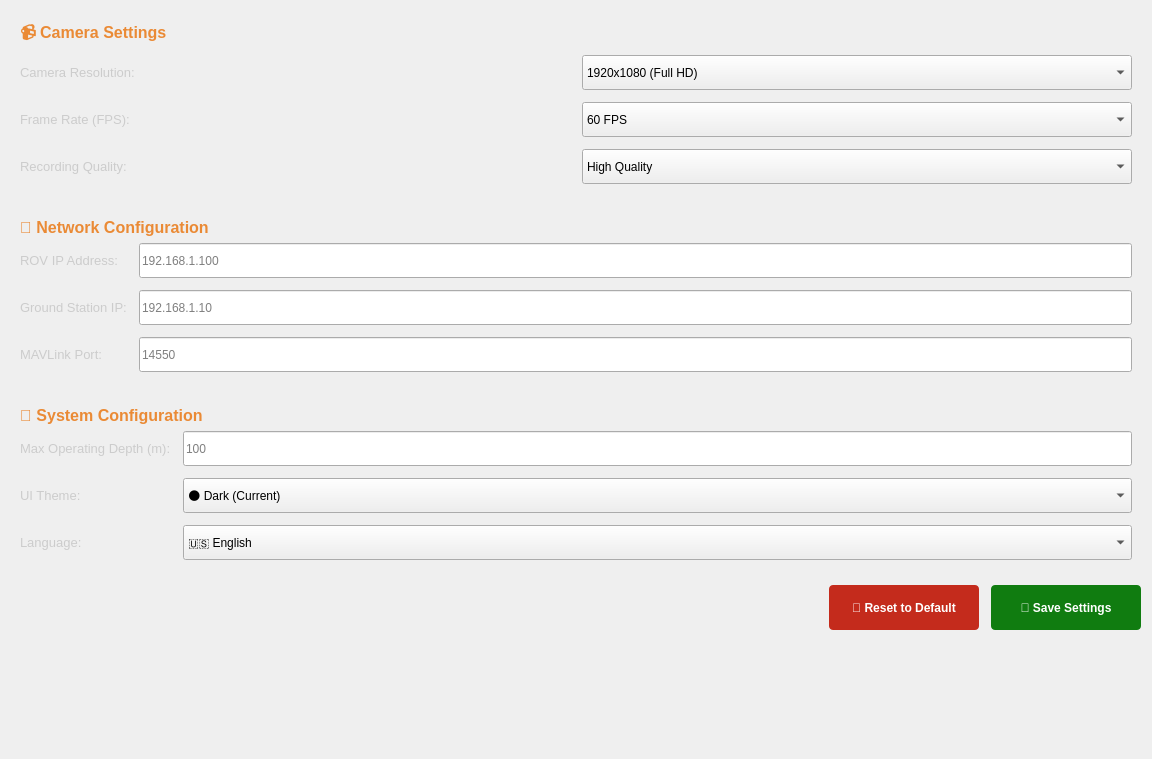
             <widget class="QWidget" name="scrollAreaWidgetContents_2">
              <property name="geometry">
               <rect>
                <x>0</x>
                <y>0</y>
                <width>1152</width>
                <height>759</height>
               </rect>
              </property>
              <layout class="QVBoxLayout" name="verticalLayout_settings_scroll">
               <property name="spacing">
                <number>16</number>
               </property>
               <item>
                <widget class="QFrame" name="settings_section_frame_camera">
                 <property name="frameShape">
                  <enum>QFrame::NoFrame</enum>
                 </property>
                 <property name="frameShadow">
                  <enum>QFrame::Plain</enum>
                 </property>
                 <layout class="QVBoxLayout" name="verticalLayout_settings_camera">
                  <item>
                   <widget class="QLabel" name="lblSettingsCameraTitle">
                    <property name="text">
                     <string>&lt;html&gt;&lt;head/&gt;&lt;body&gt;&lt;p&gt;&lt;span style=&quot; font-size:12pt; font-weight:600; color:#ea8a35;&quot;&gt;📹 Camera Settings&lt;/span&gt;&lt;/p&gt;&lt;/body&gt;&lt;/html&gt;</string>
                    </property>
                   </widget>
                  </item>
                  <item>
                   <layout class="QGridLayout" name="gridLayout_camera_settings">
                    <property name="spacing">
                     <number>12</number>
                    </property>
                    <item row="0" column="0">
                     <widget class="QLabel" name="lblCameraResolution">
                      <property name="text">
                       <string>&lt;html&gt;&lt;head/&gt;&lt;body&gt;&lt;p&gt;&lt;span style=&quot; font-size:10pt; color:#cccccc;&quot;&gt;Camera Resolution:&lt;/span&gt;&lt;/p&gt;&lt;/body&gt;&lt;/html&gt;</string>
                      </property>
                     </widget>
                    </item>
                    <item row="0" column="1">
                     <widget class="QComboBox" name="cmbCameraResolution">
                      <property name="minimumSize">
                       <size>
                        <width>200</width>
                        <height>35</height>
                       </size>
                      </property>
                      <item>
                       <property name="text">
                        <string>1920x1080 (Full HD)</string>
                       </property>
                      </item>
                      <item>
                       <property name="text">
                        <string>1280x720 (HD)</string>
                       </property>
                      </item>
                      <item>
                       <property name="text">
                        <string>640x480 (SD)</string>
                       </property>
                      </item>
                     </widget>
                    </item>
                    <item row="1" column="0">
                     <widget class="QLabel" name="lblCameraFPS">
                      <property name="text">
                       <string>&lt;html&gt;&lt;head/&gt;&lt;body&gt;&lt;p&gt;&lt;span style=&quot; font-size:10pt; color:#cccccc;&quot;&gt;Frame Rate (FPS):&lt;/span&gt;&lt;/p&gt;&lt;/body&gt;&lt;/html&gt;</string>
                      </property>
                     </widget>
                    </item>
                    <item row="1" column="1">
                     <widget class="QComboBox" name="cmbCameraFPS">
                      <property name="minimumSize">
                       <size>
                        <width>200</width>
                        <height>35</height>
                       </size>
                      </property>
                      <item>
                       <property name="text">
                        <string>60 FPS</string>
                       </property>
                      </item>
                      <item>
                       <property name="text">
                        <string>30 FPS</string>
                       </property>
                      </item>
                      <item>
                       <property name="text">
                        <string>15 FPS</string>
                       </property>
                      </item>
                     </widget>
                    </item>
                    <item row="2" column="0">
                     <widget class="QLabel" name="lblRecordQuality">
                      <property name="text">
                       <string>&lt;html&gt;&lt;head/&gt;&lt;body&gt;&lt;p&gt;&lt;span style=&quot; font-size:10pt; color:#cccccc;&quot;&gt;Recording Quality:&lt;/span&gt;&lt;/p&gt;&lt;/body&gt;&lt;/html&gt;</string>
                      </property>
                     </widget>
                    </item>
                    <item row="2" column="1">
                     <widget class="QComboBox" name="cmbRecordQuality">
                      <property name="minimumSize">
                       <size>
                        <width>200</width>
                        <height>35</height>
                       </size>
                      </property>
                      <item>
                       <property name="text">
                        <string>High Quality</string>
                       </property>
                      </item>
                      <item>
                       <property name="text">
                        <string>Medium Quality</string>
                       </property>
                      </item>
                      <item>
                       <property name="text">
                        <string>Low Quality</string>
                       </property>
                      </item>
                     </widget>
                    </item>
                   </layout>
                  </item>
                 </layout>
                </widget>
               </item>
               <item>
                <widget class="QFrame" name="settings_section_frame_network">
                 <property name="frameShape">
                  <enum>QFrame::NoFrame</enum>
                 </property>
                 <property name="frameShadow">
                  <enum>QFrame::Plain</enum>
                 </property>
                 <layout class="QVBoxLayout" name="verticalLayout_settings_network">
                  <item>
                   <widget class="QLabel" name="lblSettingsNetworkTitle">
                    <property name="text">
                     <string>&lt;html&gt;&lt;head/&gt;&lt;body&gt;&lt;p&gt;&lt;span style=&quot; font-size:12pt; font-weight:600; color:#ea8a35;&quot;&gt;🌐 Network Configuration&lt;/span&gt;&lt;/p&gt;&lt;/body&gt;&lt;/html&gt;</string>
                    </property>
                   </widget>
                  </item>
                  <item>
                   <layout class="QGridLayout" name="gridLayout_network_settings">
                    <property name="spacing">
                     <number>12</number>
                    </property>
                    <item row="0" column="0">
                     <widget class="QLabel" name="lblROVIP">
                      <property name="text">
                       <string>&lt;html&gt;&lt;head/&gt;&lt;body&gt;&lt;p&gt;&lt;span style=&quot; font-size:10pt; color:#cccccc;&quot;&gt;ROV IP Address:&lt;/span&gt;&lt;/p&gt;&lt;/body&gt;&lt;/html&gt;</string>
                      </property>
                     </widget>
                    </item>
                    <item row="0" column="1">
                     <widget class="QLineEdit" name="txtROVIP">
                      <property name="minimumSize">
                       <size>
                        <width>200</width>
                        <height>35</height>
                       </size>
                      </property>
                      <property name="placeholderText">
                       <string>192.168.1.100</string>
                      </property>
                     </widget>
                    </item>
                    <item row="1" column="0">
                     <widget class="QLabel" name="lblGroundStationIP">
                      <property name="text">
                       <string>&lt;html&gt;&lt;head/&gt;&lt;body&gt;&lt;p&gt;&lt;span style=&quot; font-size:10pt; color:#cccccc;&quot;&gt;Ground Station IP:&lt;/span&gt;&lt;/p&gt;&lt;/body&gt;&lt;/html&gt;</string>
                      </property>
                     </widget>
                    </item>
                    <item row="1" column="1">
                     <widget class="QLineEdit" name="txtGroundStationIP">
                      <property name="minimumSize">
                       <size>
                        <width>200</width>
                        <height>35</height>
                       </size>
                      </property>
                      <property name="placeholderText">
                       <string>192.168.1.10</string>
                      </property>
                     </widget>
                    </item>
                    <item row="2" column="0">
                     <widget class="QLabel" name="lblMavlinkPort">
                      <property name="text">
                       <string>&lt;html&gt;&lt;head/&gt;&lt;body&gt;&lt;p&gt;&lt;span style=&quot; font-size:10pt; color:#cccccc;&quot;&gt;MAVLink Port:&lt;/span&gt;&lt;/p&gt;&lt;/body&gt;&lt;/html&gt;</string>
                      </property>
                     </widget>
                    </item>
                    <item row="2" column="1">
                     <widget class="QLineEdit" name="txtMavlinkPort">
                      <property name="minimumSize">
                       <size>
                        <width>200</width>
                        <height>35</height>
                       </size>
                      </property>
                      <property name="placeholderText">
                       <string>14550</string>
                      </property>
                     </widget>
                    </item>
                   </layout>
                  </item>
                 </layout>
                </widget>
               </item>
               <item>
                <widget class="QFrame" name="settings_section_frame_system">
                 <property name="frameShape">
                  <enum>QFrame::NoFrame</enum>
                 </property>
                 <property name="frameShadow">
                  <enum>QFrame::Plain</enum>
                 </property>
                 <layout class="QVBoxLayout" name="verticalLayout_settings_system">
                  <item>
                   <widget class="QLabel" name="lblSettingsSystemTitle">
                    <property name="text">
                     <string>&lt;html&gt;&lt;head/&gt;&lt;body&gt;&lt;p&gt;&lt;span style=&quot; font-size:12pt; font-weight:600; color:#ea8a35;&quot;&gt;🔧 System Configuration&lt;/span&gt;&lt;/p&gt;&lt;/body&gt;&lt;/html&gt;</string>
                    </property>
                   </widget>
                  </item>
                  <item>
                   <layout class="QGridLayout" name="gridLayout_system_settings">
                    <property name="spacing">
                     <number>12</number>
                    </property>
                    <item row="0" column="0">
                     <widget class="QLabel" name="lblMaxDepth">
                      <property name="text">
                       <string>&lt;html&gt;&lt;head/&gt;&lt;body&gt;&lt;p&gt;&lt;span style=&quot; font-size:10pt; color:#cccccc;&quot;&gt;Max Operating Depth (m):&lt;/span&gt;&lt;/p&gt;&lt;/body&gt;&lt;/html&gt;</string>
                      </property>
                     </widget>
                    </item>
                    <item row="0" column="1">
                     <widget class="QLineEdit" name="txtMaxDepth">
                      <property name="minimumSize">
                       <size>
                        <width>200</width>
                        <height>35</height>
                       </size>
                      </property>
                      <property name="placeholderText">
                       <string>100</string>
                      </property>
                     </widget>
                    </item>
                    <item row="1" column="0">
                     <widget class="QLabel" name="lblTheme">
                      <property name="text">
                       <string>&lt;html&gt;&lt;head/&gt;&lt;body&gt;&lt;p&gt;&lt;span style=&quot; font-size:10pt; color:#cccccc;&quot;&gt;UI Theme:&lt;/span&gt;&lt;/p&gt;&lt;/body&gt;&lt;/html&gt;</string>
                      </property>
                     </widget>
                    </item>
                    <item row="1" column="1">
                     <widget class="QComboBox" name="cmbTheme">
                      <property name="minimumSize">
                       <size>
                        <width>200</width>
                        <height>35</height>
                       </size>
                      </property>
                      <item>
                       <property name="text">
                        <string>🌑 Dark (Current)</string>
                       </property>
                      </item>
                      <item>
                       <property name="text">
                        <string>☀️ Light</string>
                       </property>
                      </item>
                     </widget>
                    </item>
                    <item row="2" column="0">
                     <widget class="QLabel" name="lblLanguage">
                      <property name="text">
                       <string>&lt;html&gt;&lt;head/&gt;&lt;body&gt;&lt;p&gt;&lt;span style=&quot; font-size:10pt; color:#cccccc;&quot;&gt;Language:&lt;/span&gt;&lt;/p&gt;&lt;/body&gt;&lt;/html&gt;</string>
                      </property>
                     </widget>
                    </item>
                    <item row="2" column="1">
                     <widget class="QComboBox" name="cmbLanguage">
                      <property name="minimumSize">
                       <size>
                        <width>200</width>
                        <height>35</height>
                       </size>
                      </property>
                      <item>
                       <property name="text">
                        <string>🇺🇸 English</string>
                       </property>
                      </item>
                     </widget>
                    </item>
                   </layout>
                  </item>
                 </layout>
                </widget>
               </item>
               <item>
                <layout class="QHBoxLayout" name="horizontalLayout_settings_buttons">
                 <property name="spacing">
                  <number>12</number>
                 </property>
                 <item>
                  <spacer name="horizontalSpacer_settings">
                   <property name="orientation">
                    <enum>Qt::Horizontal</enum>
                   </property>
                   <property name="sizeHint" stdset="0">
                    <size>
                     <width>40</width>
                     <height>20</height>
                    </size>
                   </property>
                  </spacer>
                 </item>
                 <item>
                  <widget class="QPushButton" name="btnResetSettings">
                   <property name="minimumSize">
                    <size>
                     <width>150</width>
                     <height>45</height>
                    </size>
                   </property>
                   <property name="styleSheet">
                    <string notr="true">QPushButton {
    background-color: #c42b1c;
    color: white;
    border: none;
    border-radius: 4px;
    padding: 10px;
    font-weight: bold;
}
QPushButton:hover {
    background-color: #e03e2e;
}</string>
                   </property>
                   <property name="text">
                    <string>🔄 Reset to Default</string>
                   </property>
                  </widget>
                 </item>
                 <item>
                  <widget class="QPushButton" name="btnSaveSettings">
                   <property name="minimumSize">
                    <size>
                     <width>150</width>
                     <height>45</height>
                    </size>
                   </property>
                   <property name="styleSheet">
                    <string notr="true">QPushButton {
    background-color: #107c10;
    color: white;
    border: none;
    border-radius: 4px;
    padding: 10px;
    font-weight: bold;
}
QPushButton:hover {
    background-color: #0f8c0f;
}</string>
                   </property>
                   <property name="text">
                    <string>💾 Save Settings</string>
                   </property>
                  </widget>
                 </item>
                </layout>
               </item>
               <item>
                <spacer name="verticalSpacer_settings">
                 <property name="orientation">
                  <enum>Qt::Vertical</enum>
                 </property>
                 <property name="sizeHint" stdset="0">
                  <size>
                   <width>20</width>
                   <height>40</height>
                  </size>
                 </property>
                </spacer>
               </item>
              </layout>
             </widget>
